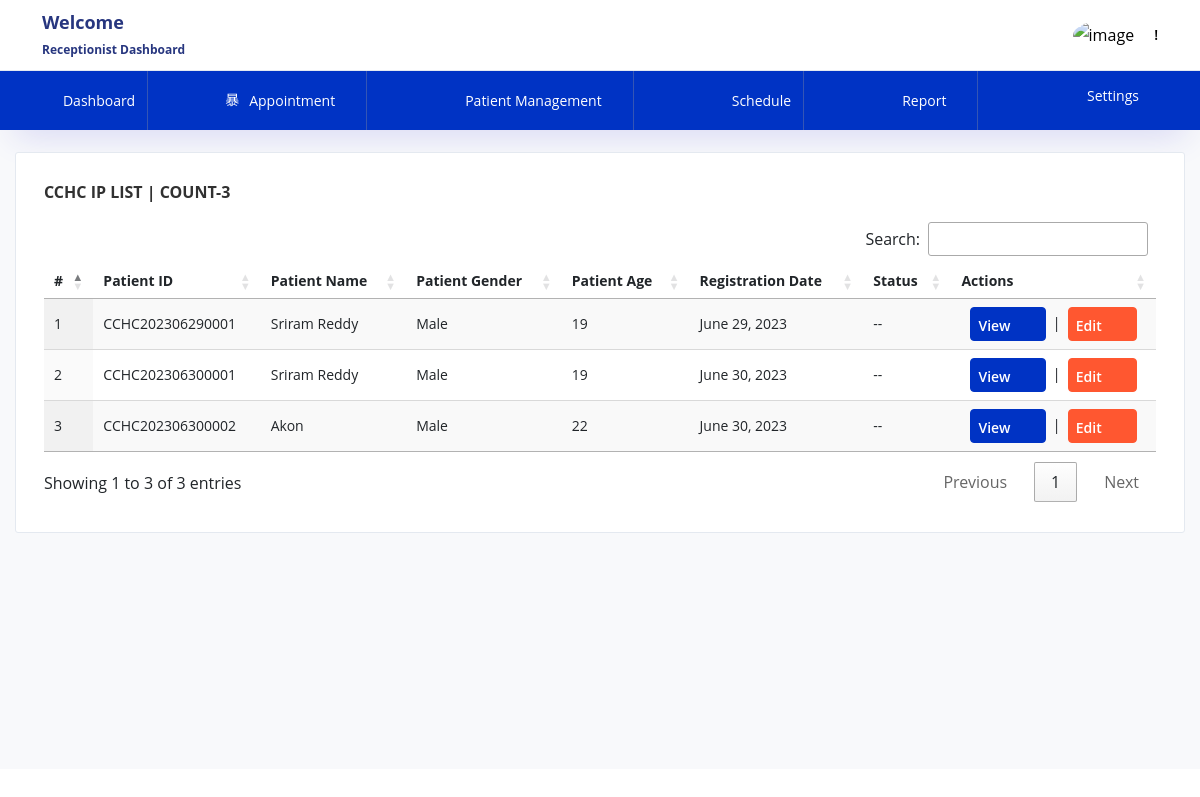
Before: /receptionist/receptionist_patientList with the older database file.
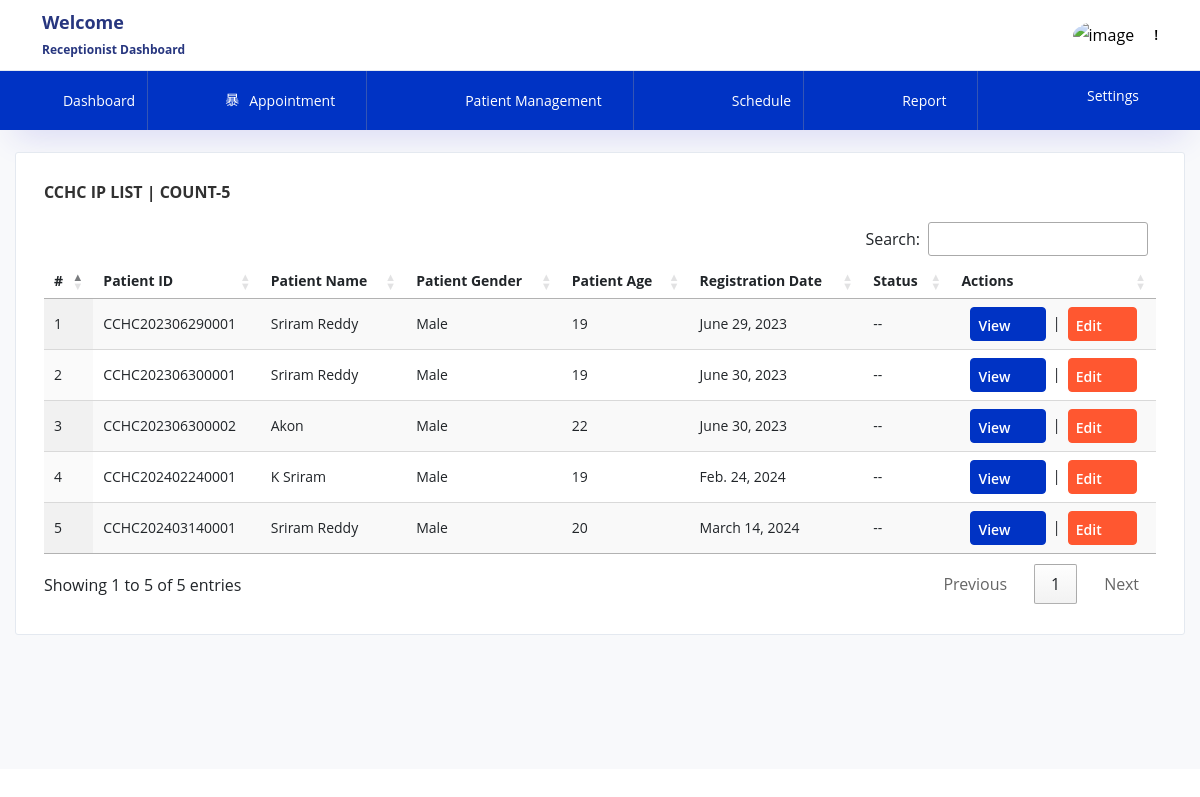
After: the same page with the newer database file.
### patient/models.py (models this page shows, shortened)
class PatientPrimaryData(models.Model):
    patient_id = models.CharField(max_length=16, unique=True)
    patient_name = models.CharField(max_length=100)
    patient_age = models.PositiveIntegerField()
    patient_dob = models.DateField()
    patient_gender = models.CharField(max_length=10)
    mobile_number = models.CharField(max_length=17)
    guardian_name = models.CharField(max_length=100)
    relationship = models.CharField(max_length=100)
    registration_date = models.DateField(default=timezone.now)
    state = models.CharField(max_length=100)
    district = models.CharField(max_length=100)
    address=models.TextField(max_length=250, default='')

### receptionist/views.py (the view)
# urls.py: path('receptionist_patientList',views.receptionist_patientList,name="receptionist_patientList"),
def receptionist_patientList(request):
    patient=PatientPrimaryData.objects.all()
    patient_count = PatientPrimaryData.objects.count()
    return render(request,'receptionist_patientList.html',{'patient':patient,'patient_count':patient_count})

### templates/receptionist_patientList.html (shortened to what this page needs)
{% extends 'receptionist_base.html' %} {% load static %} {% block body %}
<link
  rel="stylesheet"
  type="text/css"
  href="https://cdn.datatables.net/1.10.25/css/jquery.dataTables.min.css"
/>
<link
  rel="stylesheet"
  type="text/css"
  href="https://cdn.datatables.net/buttons/1.7.1/css/buttons.dataTables.min.css"
/>
<div class="col-lg-12 stretch-card">
  <div class="card">
    <div class="card-body">
      <h4 class="card-title">CCHC IP LIST | COUNT-{{ patient_count }}</h4>
      <div class="row">
        <div class="col-12">
          <div class="table-responsive">
            <div class="table">
              <table id="patient_list" class="display">
                <thead>
                  <tr>
                    <th>#</th>
                    <th>Patient ID</th>
                    <th>Patient Name</th>
                    <th>Patient Gender</th>
                    <th>Patient Age</th>
                    <th>Registration Date</th>
                    <th>Status</th>
                    <th>Actions</th>
                  </tr>
                </thead>
                <tbody>
                  {% for x in patient %}
                  <tr>
                    <td>{{ forloop.counter }}</td>
                    <td>{{ x.patient_id }}</td>
                    <td>{{ x.patient_name }}</td>
                    <td>{{ x.patient_gender }}</td>
                    <td>{{ x.patient_age }}</td>
                    <td>{{ x.registration_date }}</td>
                    <td>--</td>
                    <td style="text-align: center">
                      <a
                        href="/receptionist/receptionist_patient_View_Edit/{{ x.patient_id }}/"
                        type="button"
                        class="btn btn-primary btn-icon-text btn-sm"
                        >View <i class="mdi mdi-file-check btn-icon-append"></i
                      ></a>
                      &nbsp;|&nbsp;
                      <a
                        type="button"
                        class="btn btn-warning btn-icon-text btn-sm"
                        >Edit <i class="mdi mdi-file-check btn-icon-append"></i
                      ></a>
                    </td>
                  </tr>
                  {% endfor %}
                </tbody>
              </table>
            </div>
          </div>
        </div>
      </div>
    </div>
  </div>
</div>
{% endblock %}

Changed rows visible on the page:
added PatientPrimaryData: patient_id "CCHC202402240001", patient_name "K Sriram", patient_gender "Male", patient_age "19", registration_date "Feb. 24, 2024"
added PatientPrimaryData: patient_id "CCHC202403140001", patient_name "Sriram Reddy", patient_gender "Male", patient_age "20", registration_date "March 14, 2024"
Other visible differences:
{{ patient_count }}: "3" → "5"
text written by a page script: "Search: Showing 1 to 3 of 3 entries Previous 1 Next" → "Search: Showing 1 to 5 of 5 entries Previous 1 Next"
